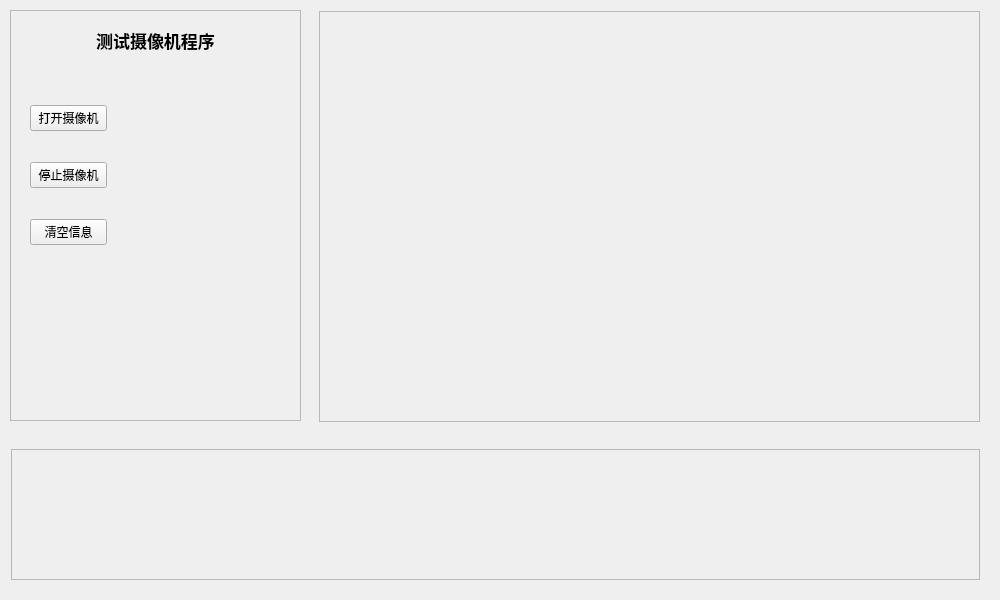
<?xml version="1.0" encoding="UTF-8"?>
<ui version="4.0">
 <class>Form</class>
 <widget class="QWidget" name="Form">
  <property name="geometry">
   <rect>
    <x>0</x>
    <y>0</y>
    <width>1000</width>
    <height>600</height>
   </rect>
  </property>
  <property name="minimumSize">
   <size>
    <width>1000</width>
    <height>600</height>
   </size>
  </property>
  <property name="maximumSize">
   <size>
    <width>1000</width>
    <height>600</height>
   </size>
  </property>
  <property name="windowTitle">
   <string>Form</string>
  </property>
  <widget class="QFrame" name="frame">
   <property name="geometry">
    <rect>
     <x>10</x>
     <y>10</y>
     <width>291</width>
     <height>411</height>
    </rect>
   </property>
   <property name="frameShape">
    <enum>QFrame::StyledPanel</enum>
   </property>
   <property name="frameShadow">
    <enum>QFrame::Raised</enum>
   </property>
   <widget class="QLabel" name="label_2">
    <property name="geometry">
     <rect>
      <x>20</x>
      <y>20</y>
      <width>251</width>
      <height>20</height>
     </rect>
    </property>
    <property name="font">
     <font>
      <family>Adobe Arabic</family>
      <pointsize>13</pointsize>
      <weight>75</weight>
      <bold>true</bold>
     </font>
    </property>
    <property name="text">
     <string>测试摄像机程序</string>
    </property>
    <property name="scaledContents">
     <bool>true</bool>
    </property>
    <property name="alignment">
     <set>Qt::AlignCenter</set>
    </property>
   </widget>
   <widget class="QWidget" name="">
    <property name="geometry">
     <rect>
      <x>20</x>
      <y>70</y>
      <width>77</width>
      <height>191</height>
     </rect>
    </property>
    <layout class="QVBoxLayout" name="verticalLayout">
     <item>
      <widget class="QPushButton" name="pushButton">
       <property name="text">
        <string>打开摄像机</string>
       </property>
      </widget>
     </item>
     <item>
      <widget class="QPushButton" name="pushButton_2">
       <property name="text">
        <string>停止摄像机</string>
       </property>
      </widget>
     </item>
     <item>
      <widget class="QPushButton" name="pushButton_3">
       <property name="text">
        <string>清空信息</string>
       </property>
      </widget>
     </item>
    </layout>
   </widget>
  </widget>
  <widget class="QFrame" name="frame_2">
   <property name="geometry">
    <rect>
     <x>319</x>
     <y>11</y>
     <width>661</width>
     <height>411</height>
    </rect>
   </property>
   <property name="frameShape">
    <enum>QFrame::StyledPanel</enum>
   </property>
   <property name="frameShadow">
    <enum>QFrame::Raised</enum>
   </property>
   <widget class="QLabel" name="label">
    <property name="geometry">
     <rect>
      <x>20</x>
      <y>20</y>
      <width>611</width>
      <height>371</height>
     </rect>
    </property>
    <property name="text">
     <string/>
    </property>
   </widget>
  </widget>
  <widget class="QFrame" name="frame_3">
   <property name="geometry">
    <rect>
     <x>11</x>
     <y>449</y>
     <width>969</width>
     <height>131</height>
    </rect>
   </property>
   <property name="frameShape">
    <enum>QFrame::StyledPanel</enum>
   </property>
   <property name="frameShadow">
    <enum>QFrame::Raised</enum>
   </property>
  </widget>
 </widget>
 <resources/>
 <connections/>
</ui>
